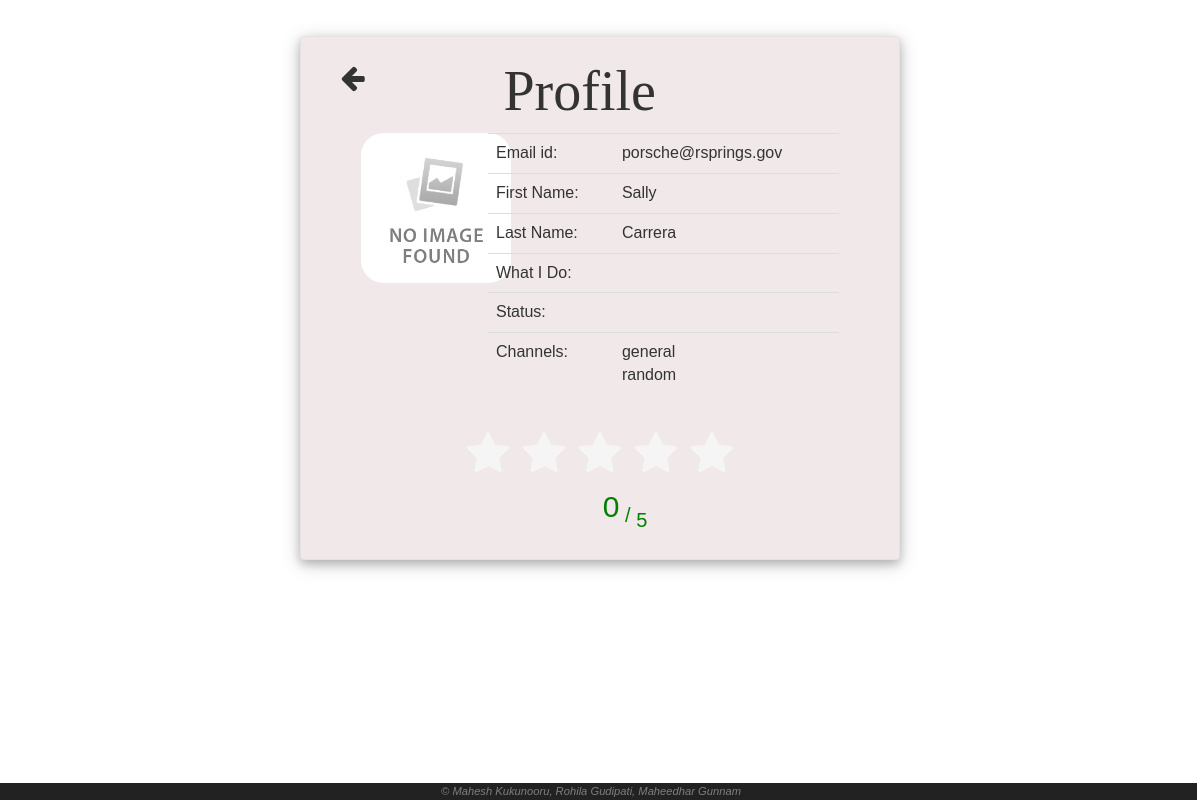
/ProfilePage.php?userid=2 (signed in), run on the app's committed database.
### tables this page shows
CREATE TABLE IF NOT EXISTS `user` (
  `user_id` bigint(20) NOT NULL,
  `user_name` varchar(50) NOT NULL,
  `first_name` varchar(50) NOT NULL,
  `last_name` varchar(50) NOT NULL,
  `email_id` varchar(50) NOT NULL,
  `profile_pic` varchar(150) NOT NULL DEFAULT './images/0.jpeg',
  `password` varchar(150) NOT NULL,
  `phone_number` varchar(10) NOT NULL,
  `what_i_do` varchar(150) NOT NULL,
  `status` varchar(150) NOT NULL,
  `status_emoji` bigint(20) DEFAULT NULL,
  `skype` varchar(150) NOT NULL
);

CREATE TABLE IF NOT EXISTS `channel` (
  `channel_id` bigint(20) NOT NULL,
  `channel_name` text NOT NULL,
  `type` varchar(50) NOT NULL,
  `purpose` text NOT NULL,
  `created_by` bigint(20) NOT NULL,
  `created_at` timestamp NOT NULL DEFAULT CURRENT_TIMESTAMP ON UPDATE CURRENT_TIMESTAMP,
  `is_archive` int(11) NOT NULL DEFAULT '0'
);

### services/WebService.php (called while the page is built, shortened)
<?php
include_once("SqlService.php");
class WebService{
  public function getProfileDetails($userid){
    $database_connection = new DatabaseConnection();
    $conn = $database_connection->getConnection();
    $userid=mysqli_real_escape_string($conn,$userid);
    $sql_service = new SqlService();
    $profileDetails = $sql_service->getProfileDetails($userid);
    $result = $conn->query($profileDetails);
    if ($result->num_rows > 0) {
        while($row = $result->fetch_assoc()) {
            $array[]= $row;
        }
    } else {
        return 'fail';
    }
    return json_encode($array);
  }
  public function getPublicChannelsDetails($userid)
  {
    $database_connection = new DatabaseConnection();
    $conn = $database_connection->getConnection();
    $userid=mysqli_real_escape_string($conn,$userid);
    $sql_service = new SqlService();
    $channelsDetailsQuery = $sql_service->getPublicChannels($userid);
    $result = $conn->query($channelsDetailsQuery);
    if ($result->num_rows > 0) {
        while($row = $result->fetch_assoc()) {
            $array[]= $row;
        }
    } else {
        return 'fail';
    }
    return json_encode($array);
  }
}
?>

### services/SqlService.php (called while the page is built, shortened)
<?php
class SqlService{
	public function getProfileDetails($user_id){
		$sql = "SELECT * FROM `InterConn`.`user` WHERE `user`.`user_id` = ". $user_id;
		return $sql;
	}
	public function getPublicChannels($user_id){
		$sql="SELECT * FROM `channel`,`user_channel` WHERE channel.channel_id=user_channel.channel_id and user_channel.user_id=".$user_id." and channel.type='public'";
		return $sql;
	}
}
?>

### ProfilePage.php (the view, shortened to what this page needs)
<?php
	include_once "./services/WebService.php";
	if($_SESSION['loggedIn'])
	{
		$web_service = new WebService();
		$userDetails=$web_service->getProfileDetails($_GET['userid']);
		if(strpos($userDetails, 'fail') !== false)
		{
			header("location: ./index.php?status=notloggedin");
		}
		else
		{
	    	$userDetails = json_decode($userDetails);
			$channelDetails = json_decode($web_service->getPublicChannelsDetails($_GET['userid']));
			$channelstr='';
			$displayChannelList='';
			if ($channelDetails!='')
			{
	           foreach($channelDetails as $channel)
	           {
	                $channelstr.='<li >';
									$channelstr.='<a class="channelsProfilePage" href="./HomePage.php?channel='.$channel->channel_id.'#">';
	                $channelstr.=$channel->channel_name;
	            	$channelstr.='</a></li>';
	            	$displayChannelList.=$channel->channel_name.'<br>';
	           }
	        }
        }
    }
    else
    {
    	header("location: ./index.php?status=notloggedin");
    }
?>
<html>
	<head>
		<link rel="stylesheet" href="https://maxcdn.bootstrapcdn.com/bootstrap/3.3.7/css/bootstrap.min.css">
		<link rel="stylesheet" href="./Assets/w3.css">
		<link rel="stylesheet" href="https://cdnjs.cloudflare.com/ajax/libs/font-awesome/4.7.0/css/font-awesome.min.css">
		<link rel="stylesheet" href="./CSS/profilepage_site.css">
        <link rel="stylesheet" href="./CSS/rating.css">
	</head>
	<body>
		<div class="container mainLoginWrapper well w3-panel w3-card-4">
			<div class="row">
				<div class="col-sm-1 goBack">
					<a href='./HomePage.php?channel=<?php echo $_SESSION['channelid']?>'><i class="fa fa-arrow-left"></i></a>
				</div>
				<div class="col-sm-10 logo">
					<span>Profile</span>
				</div>
			</div>
			<div class="row displayProfile">
				<div class="col-md-3 col-lg-3 " align="center">
						<img alt="User Pic" src="<?php echo $userDetails[0]->profile_pic ?>" class="profilePicDisplay">
				</div>
				<div class=" col-md-9 col-lg-9 ">
                  <table class="table table-user-information">
                    <tbody>
                      <tr>
                        <td>Email id:</td>
                        <td><?php echo $userDetails[0]->email_id ?></td>
                      </tr>
                      <tr>
                        <td>First Name:</td>
                        <td><?php echo $userDetails[0]->first_name ?></td>
                      </tr>
                      <tr>
                        <td>Last Name:</td>
                        <td><?php echo $userDetails[0]->last_name ?></td>
                      </tr>
                      <tr>
                        <td>What I Do:</td>
                        <td><?php echo $userDetails[0]->what_i_do ?></td>
                      </tr>
                      <tr>
                        <td>Status:</td>
                        <td><?php echo $userDetails[0]->status ?></td>
                      </tr>
                      <tr>
                        <td>Channels: </td>
                        <td><?php
                        if($_SESSION['loggedIn'] && $_SESSION['userid']==$_GET['userid'])
							{
                        		echo $channelstr;
                        	}
                        else
                        	echo $displayChannelList;
                        ?></td>
                      </tr>
                    </tbody>
                  </table>
				 </div>
			</div>
            <div class="row userratingwrapper">
                <div class="rating " data-vote="0" >
                    <div class="star">
                    </div>
                    <div class="star">
                    </div>
                    <div class="star">
                    </div>
                    <div class="star">
                    </div>
                    <div class="star">
                    </div>
                    <div class="score">
                        <span class="score-rating js-score">0</span>
                        <span>/</span>
                        <span class="total">5</span>
                    </div>
                </div>
            </div>
		</div>
		<div class="footer row">
			<small >&copy; Mahesh Kukunooru, Rohila Gudipati, Maheedhar Gunnam</small>
		</div>
	</body>
</html>

### Assets/w3.css (style rules this page uses)
html { box-sizing:border-box }
*,*:before,*:after { box-sizing:inherit }
html { -ms-text-size-adjust:100%;-webkit-text-size-adjust:100% }
body { margin:0 }
a { background-color:transparent;-webkit-text-decoration-skip:objects }
small { font-size:80% }
img { border-style:none }
html,body { font-family:Verdana,sans-serif;font-size:15px;line-height:1.5 }
html { overflow-x:hidden }
img { margin-bottom:-5px }
a { color:inherit }
.w3-container:after,.w3-container:before,.w3-panel:after,.w3-panel:before,.w3-row:after,.w3-row:before,.w3-row-padding:after,.w3-row-padding:before, .w3-cell-row:before,.w3-cell-row:after,.w3-clear:after,.w3-clear:before,.w3-bar:before,.w3-bar:after { content:"";display:table;clear:both }
.w3-container,.w3-panel { padding:0.01em 16px }
.w3-panel { margin-top:16px;margin-bottom:16px }
.w3-card-4,.w3-hover-shadow:hover { box-shadow:0 4px 10px 0 rgba(0,0,0,0.2),0 4px 20px 0 rgba(0,0,0,0.19) }

### CSS/profilepage_site.css (style rules this page uses)
.mainLoginWrapper { width:50%; margin-top: 3%; padding-left: 5%; padding-right: 5%; padding-bottom: 2%; padding-top: 1%; background-color: #f1e9e9 !important; }
.logo { text-align: center; font-family: buxton sketch; font-size: 56px; }
.goBack { font-size: 28px; cursor:pointer; margin-top: 3%; margin-left: -4%; }
.footer { position: fixed; bottom: 0; width: 101%; text-align: center; background-color: rgb(34, 34, 34); color: #827e7e; font-size: 14px; font-weight: lighter; font-style: italic; }
.profilePicDisplay { border-radius: 15%; height: 150px; width: 150px; background-size: cover; background-position: center; background-blend-mode: multiply; vertical-align: middle; text-align: center; color: transparent; transition: all .3s ease; text-decoration: none; }

### CSS/rating.css (style rules this page uses)
.rating { text-align: center; position: relative; width: 100%; float: left; }
.star { display: inline-block; margin: 5px; color: whitesmoke; position: relative; font-size: 45px; }
.score { font-family: arial; font-size: 20px; color: green; margin-top: -2%; margin-left: 50px; }
.score-rating { vertical-align: sup; top: -5px; position: relative; font-size: 150%; }
.total { vertical-align: sub; top: 0px; position: relative; font-size: 100%; }

### ProfilePage.php (style rules this page uses)
html { overflow: hidden !important; }

### data on the page
user: profile_pic (picture), email "porsche@rsprings.gov", first_name "Sally", last_name "Carrera"
channel: channel_name "general"
channel: channel_name "random"
